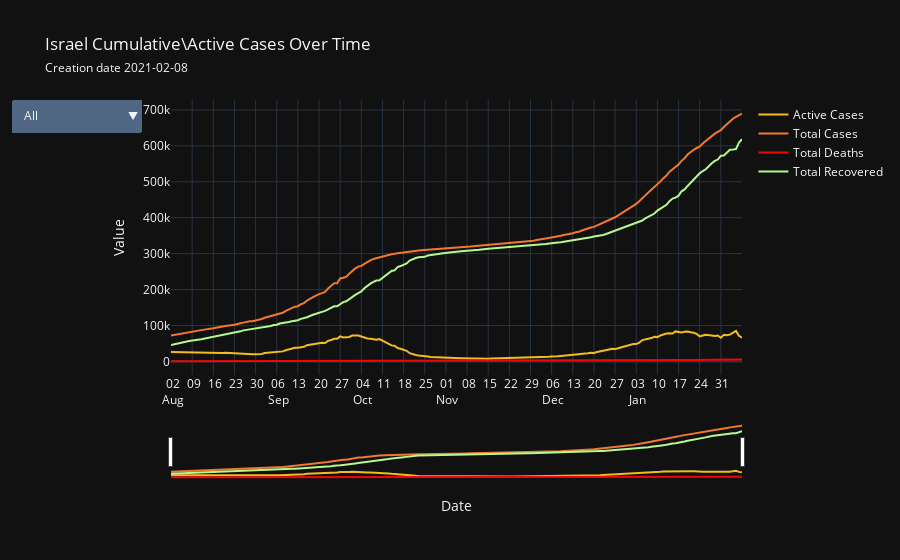

Notebook source saved alongside this figure:
### Markdown cell above
### Part Two - Data Visualization
#### Cumulative data

### Code cell
country.linear_plot(save = True)

### Figure 1 — Plotly figure (JSON) as saved in the notebook; plotly's stock layout.template omitted (floating-point values rounded to 4 significant figures; data arrays with more than 128 entries replaced by an {"elided": "..."} marker saying what was removed)
{"data": [{"hovertemplate": "Date: %{x} <br>Active Cases: %{y}", "line": {"color": "#F2BD1D"}, "name": "Active Cases", "type": "scatter", "x": {"elided": "174 str values"}, "y": {"elided": "174 int values"}}, {"hovertemplate": "Date: %{x} <br>Total Cases: %{y}", "line": {"color": "#F27830"}, "name": "Total Cases", "type": "scatter", "x": {"elided": "174 str values"}, "y": {"elided": "174 int values"}}, {"hovertemplate": "Date: %{x} <br>Total Deaths: %{y}", "line": {"color": "#F20505"}, "name": "Total Deaths", "type": "scatter", "x": {"elided": "174 str values"}, "y": {"elided": "174 int values"}}, {"hovertemplate": "Date: %{x} <br>Total Recovered: %{y}", "line": {"color": "#B5F88F"}, "name": "Total Recovered", "type": "scatter", "x": {"elided": "174 str values"}, "y": {"elided": "174 int values"}}], "layout": {"autosize": false, "title": {"text": "Israel Cumulative\\Active Cases Over Time<br><span style='font-size:12px;'>Creation date 2021-02-08</span>"}, "updatemenus": [{"active": 0, "buttons": [{"args": [{"visible": [true, true, true, true]}, {"title": "Israel Cumulative\\Active Cases Over Time<br><span style='font-size:12px;'>Creation date 2021-02-08</span>"}], "label": "All", "method": "update"}, {"args": [{"visible": [true, false, false, false]}, {"title": "Israel Active Cases Over Time<br><span style='font-size:12px;'>Creation date 2021-02-08</span>"}], "label": "Active Cases", "method": "update"}, {"args": [{"visible": [false, true, false, false]}, {"title": "Israel Total Cases Over Time<br><span style='font-size:12px;'>Creation date 2021-02-08</span>"}], "label": "Total Cases", "method": "update"}, {"args": [{"visible": [false, false, true, false]}, {"title": "Israel Total Deaths Over Time<br><span style='font-size:12px;'>Creation date 2021-02-08</span>"}], "label": "Total Deaths", "method": "update"}, {"args": [{"visible": [false, false, false, true]}, {"title": "Israel Total Recovered Over Time<br><span style='font-size:12px;'>Creation date 2021-02-08</span>"}], "label": "Total Recovered", "method": "update"}]}], "width": 900, "xaxis": {"dtick": 604800000.0, "rangeslider": {"visible": true}, "tick0": "2020-08-02T00:00:00", "tickangle": 0, "tickformat": "%d\n%b", "ticklabelmode": "period", "title": {"text": "Date"}, "type": "date"}, "yaxis": {"title": {"text": "Value"}}}}
